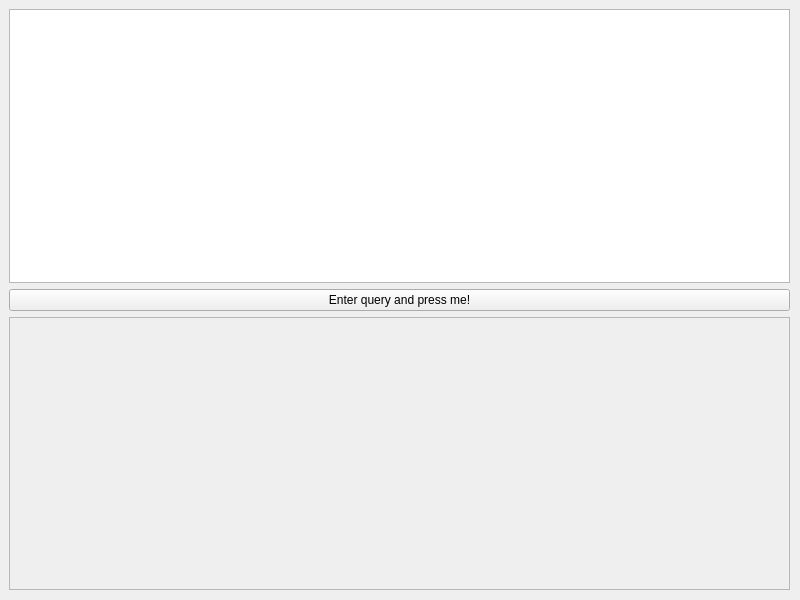
<?xml version="1.0" encoding="UTF-8"?>
<ui version="4.0">
 <class>MainWindow</class>
 <widget class="QMainWindow" name="MainWindow">
  <property name="geometry">
   <rect>
    <x>0</x>
    <y>0</y>
    <width>800</width>
    <height>600</height>
   </rect>
  </property>
  <property name="windowTitle">
   <string>Andes</string>
  </property>
  <widget class="QWidget" name="centralWidget">
   <widget class="QWidget" name="verticalLayoutWidget">
    <property name="geometry">
     <rect>
      <x>9</x>
      <y>9</y>
      <width>781</width>
      <height>581</height>
     </rect>
    </property>
    <layout class="QVBoxLayout" name="verticalLayout">
     <item>
      <widget class="QTextEdit" name="textEdit"/>
     </item>
     <item>
      <widget class="QPushButton" name="pushButton">
       <property name="text">
        <string>Enter query and press me!</string>
       </property>
      </widget>
     </item>
     <item>
      <widget class="QTextEdit" name="textEdit_2">
       <property name="enabled">
        <bool>false</bool>
       </property>
      </widget>
     </item>
    </layout>
   </widget>
  </widget>
 </widget>
 <resources/>
 <connections/>
</ui>
